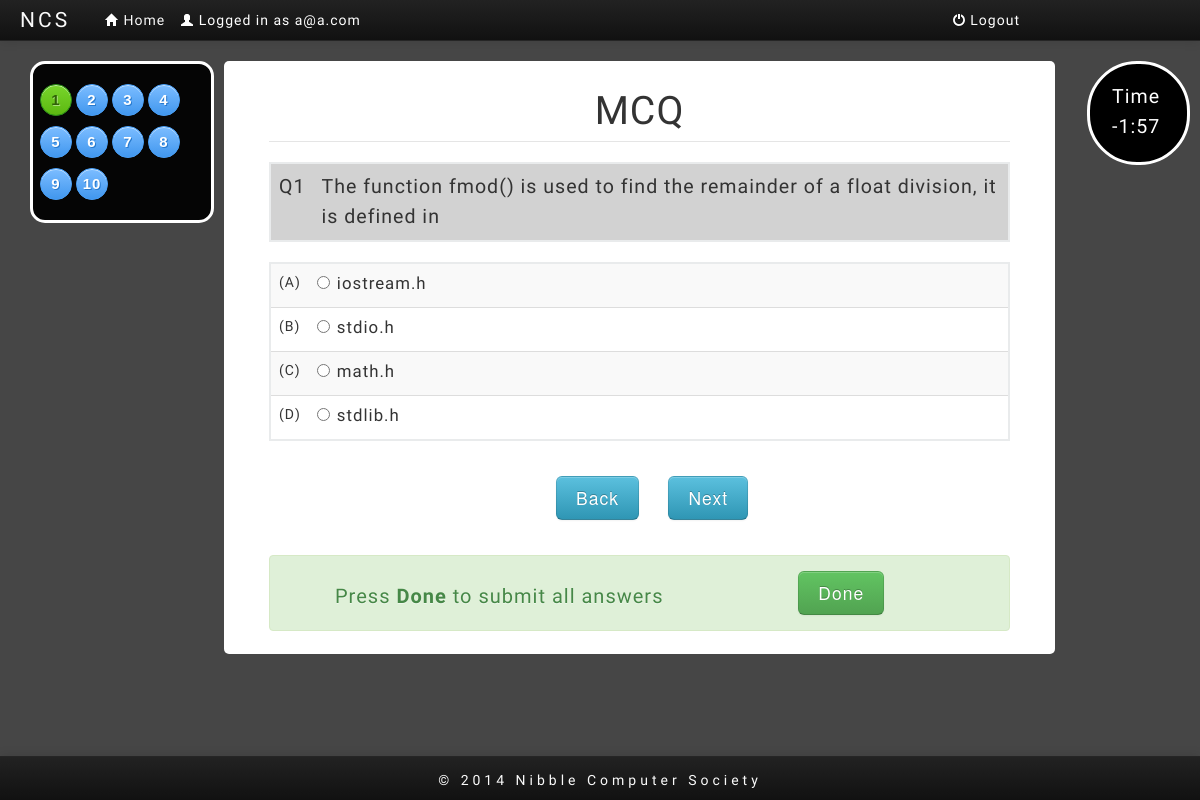
The page /mcq.php (signed in) on the database its author committed.
### tables this page shows
CREATE TABLE IF NOT EXISTS `questions` (
  `id` int(10) unsigned NOT NULL AUTO_INCREMENT,
  `question` longtext NOT NULL,
  `a` text NOT NULL,
  `b` text NOT NULL,
  `c` text NOT NULL,
  `d` text NOT NULL,
  `ans` varchar(4) NOT NULL,
  PRIMARY KEY (`id`)
);

### mcq.php (the view, shortened to what this page needs)
<!DOCTYPE html>
<html>
	<head>
		<link href="css/bootstrap.css" rel="stylesheet">
		<link href="css/mcqstyle.css" rel="stylesheet">
	</head>
	<body>
	<div class="navbar navbar-inverse">
		<div class="navbar navbar-static-top">
			<div class="navbar-inner">
				<a class="brand" id="brand" class="whitecolor">NCS
				</a>
				<ul class="nav">
				<?php
				echo '<li><a href="home.php"><i class="icon-home icon-white"></i> Home</a></li>';
				echo '<li><div id="logged-user"><i class="icon-user icon-white"></i> Logged in as ';
				if($_SESSION['logged'])
				{
					echo $_SESSION['username'];
				}
				else
					echo 'None';
				echo '</div></li>';
				echo '</ul>';
				if($_SESSION['logged'])
					echo  '<a href="logout.php" id="logout-link"><i class="icon-off icon-white"></i> Logout</a>';
				?>
			</div>
		</div>
	</div>
	<?php
		if($_SESSION['logged'])
		{
			if($_SESSION['id']<=$_SESSION['no_of_ques']+9)
				{
					if(array_key_exists($_SESSION['id']-1, $_SESSION['arr']))
						$c=$_SESSION['arr'][$_SESSION['id']-1];
					else
						$c=-1;
				}
			else
				$c=-1;
			include("components/db_connect.php");
			$q_sec="SELECT * FROM questions WHERE id='$c'";
			$result_sec=mysqli_query($con,$q_sec);
			$h_sec=mysqli_fetch_array($result_sec);
			if($_SESSION['id']<=$_SESSION['no_of_ques']+5)
				echo '<div id="time" ></div>';
			if($_SESSION['id']<=$_SESSION['no_of_ques']+5)
			{
				echo '<div class="container">';
				echo '<div id="question_links">';
				for ($link=0; $link < $_SESSION['no_of_ques']; $link++)
				{
					$button="linkbutton";
					if($link==$_SESSION['id']-1)
						$button="current_ques";
					echo "<a class='$button' id='buttons' href='link.php?question=$link'>".($link+1).'</a>';
				}
				echo '</div>';
			}
			$ques=htmlspecialchars($h_sec['question']);
			$no=intval($h_sec['id']);
			$op1=htmlspecialchars($h_sec['a']);
			$op2=htmlspecialchars($h_sec['b']);
			$op3=htmlspecialchars($h_sec['c']);
			$op4=htmlspecialchars($h_sec['d']);
			if($_SESSION['id']<=$_SESSION['no_of_ques']+5)
			{
				echo '<div class="container" id="mainarea">';
				?>
				<form action="mcq.php" method="POST">
					<legend>
						MCQ
					</legend>
					<table class="table">
						<tr class="question">
							<td>
								<?php echo 'Q' . $_SESSION['id'];?>
							</td>
							<td >
								<?php echo nl2br($ques);?>
							</td>
						</tr>
					</table>
					<table class="table table-striped">
						<tr>
							<td>
								(A)
							</td>
							<td>
								<label class="radio" for="a">
									<input id="a" type="radio" name="choice" value="<?php echo 'a' . $no;?>" <?php if(isset($x)) if($x==('a'.$no)) echo 'checked';?>/> <?php echo nl2br($op1); ?>
								</label>
							</td>
						</tr>
						<tr>
							<td>
								(B)
							</td>
							<td>
								<label class="radio" for="b">
									<input id="b" type="radio" name="choice" value="<?php echo 'b' . $no;?>" <?php if(isset($x)) if($x==('b'.$no)) echo 'checked';?>/> <?php echo nl2br($op2); ?>
								</label>
							</td>
						</tr>
						<tr>
							<td>
								(C)
							</td>
							<td>
								<label class="radio" for="c">
									<input id="c" type="radio" name="choice" value="<?php echo 'c' . $no; ?>" <?php if(isset($x)) if($x==('c'.$no)) echo 'checked';?>/> <?php echo nl2br($op3); ?>
								</label>
							</td>
						</tr>
						<tr>
							<td>
								(D)
							</td>
							<td>
								<label class="radio" for="d">
									<input id="d" type="radio" name="choice" value="<?php echo 'd' . $no; ?>" <?php if(isset($x)) if($x==('d'.$no)) echo 'checked';?>/> <?php echo nl2br($op4); ?>
								</label>
							</td>
						</tr>
					</table>
					<div id="button" class="prev-next">
						<input type="button" class="btn btn-info btn-large" value="Back" onclick="self.location='mcq.php?question=-9'">
						<input type="submit" class="btn btn-info btn-large" value="Next" name="submitted">
					</div>
					<div class="alert alert-success done">
					<p class="pull-left">Press <strong>Done</strong> to submit all answers</p>
					<div id="button">
						<input type="submit" onclick="finish(this.name)"  name="done" class="btn btn-success btn-large" value="Done">
					</div>
					</div>
				</form>
				<?php
			}
			echo '</div>';
			echo '</div>';
		}
		else
		{
			echo '<div class="container" id="content">';
			echo '<div class="container" id="mainarea2">';
			echo '<div class="alert alert-error"><strong>Error !</strong>  You need to login to continue</div>';
			echo '</div>';
			echo '</div>';
		}
	?>
	</body>
</html>

### css/mcqstyle.css (style rules this page uses)
body { background-color: rgb(70,70,70); letter-spacing: 1px; font-family: 'Sintony', sans-serif; min-width: 768px; padding-bottom: 40px; }
.container { width: 95%; }
#brand,.navbar-inverse .nav > li > a { color: rgb(250,250,250); }
#mainarea,#mainarea2 { background:rgb(255,255,255); width:65%; padding: 20px 45px 3px; }
#mainarea { float:left; border-radius: 5px; }
#button input { font-weight: 100; letter-spacing: 1px; }
#brand { letter-spacing: 3px; font-size: 1.5em; font-weight: 100; }
.table { border: 2px solid #e9ebec; }
#button { text-align: center; }
#button input { margin-left: 25px; }
legend { font-size:2.8em; font-weight: 100; text-align: center; padding: 10px 0px; }
.question td { background-color: rgb(210,210,210); letter-spacing: 1px; line-height: 30px; font-size: 1.4em; font-weight: 100; }
.table td:nth-child(1) { width:5%; }
.radio { letter-spacing: 1px; font-size: 1.2em; font-weight: 100; line-height: 22px; }
footer { text-align: center; font-size: 14px; letter-spacing: 4px; margin-top: 13px; color:rgb(250,250,250); }
#time { border:3px solid white; padding: 23px 20px 15px 22px; border-radius: 50px; width:55px; position: fixed; right: 10px; font-size: 1.4em; background-color: black; color:white; }
#logged-user { color:white; margin-top:10px; }
.alert { text-align: center; font-size: 1.8em; padding:30px; }
#question_links { width: 15%; margin: 0px 10px 0 0; border-radius: 15px; float: left; padding:10px 4px 20px 3px; border: 3px solid white; background: rgb(5,5,5); }
.linkbutton { -moz-box-shadow:inset 0px 1px 0px 0px #cae3fc; -webkit-box-shadow:inset 0px 1px 0px 0px #cae3fc; box-shadow:inset 0px 1px 0px 0px #cae3fc; background:-webkit-gradient( linear, left top, left bottom, color-stop(0.05, #79bbff), color-stop(1, #4197ee) ); background:-moz-linear-gradient( center top, #79bbff 5%, #4197ee 100% ); filter:progid:DXImageTransform.Microsoft.gradient(startColorstr='#79bbff', endColorstr='#4197ee'); background-color:#79bbff; -webkit-border-top-left-radius:42px; -moz-border-radius-topleft:42px; border-top-left-radius:42px; -webkit-border-top-right-radius:42px; -moz-border-radius-topright:42px; border-top-right-radius:42px; -webkit-border-bottom-right-radius:42px; -moz-border-radius-bottomright:42px; border-bottom-right-radius:42px; -webkit-border-bottom-left-radius:42px; -moz-border-radius-bottomleft:42px; border-bottom-left-radius:42px; text-indent:0; border:1px solid #469df5; display:inline-block; color:#ffffff; font-family:Arial; font-size:15px; font-weight:bold; font-style:normal; height:30px; line-height:30px; width:30px; text-decoration:none; text-align:center; text-shadow:1px 1px 0px #287ace; margin: 0px 0px 10px 5px; }
.current_ques { -webkit-border-bottom-right-radius:11px; -moz-border-radius-bottomright:11px; border-bottom-right-radius:11px; -webkit-border-bottom-left-radius:11px; -moz-box-shadow:inset 0px 1px 0px 0px #caefab; -webkit-box-shadow:inset 0px 1px 0px 0px #caefab; box-shadow:inset 0px 1px 0px 0px #caefab; background:-webkit-gradient( linear, left top, left bottom, color-stop(0.05, #77d42a), color-stop(1, #5cb811) ); background:-moz-linear-gradient( center top, #77d42a 5%, #5cb811 100% ); filter:progid:DXImageTransform.Microsoft.gradient(startColorstr='#77d42a', endColorstr='#5cb811'); background-color:#77d42a; -webkit-border-top-left-radius:42px; -moz-border-radius-topleft:42px; border-top-left-radius:42px; -webkit-border-top-right-radius:42px; -moz-border-radius-topright:42px; border-top-right-radius:42px; -webkit-border-bottom-right-radius:42px; -moz-border-radius-bottomright:42px; border-bottom-right-radius:42px; -webkit-border-bottom-left-radius:42px; -moz-border-radius-bottomleft:42px; border-bottom-left-radius:42px; text-indent:0; border:1px solid #268a16; display:inline-block; color:#306108; font-family:Arial; font-size:15px; font-weight:bold; font-style:normal; height:30px; line-height:30px; width:30px; text-decoration:none; text-align:center; text-shadow:1px 1px 0px #aade7c; margin: 0px 0px 10px 5px; }
#buttons { padding: 0px; margin: 10px 0px 0px 4px; }
#logout-link { color: white; float: right; text-decoration: none; margin: 10px 160px 0 0; }
.prev-next { padding: 15px; margin-bottom: 20px; }
.done { padding: 15px; }
.done p { font-size: 20px; margin: 15px 0 0 50px; }

### rows shown on the page
questions: question "The function fmod() is used to find the remainder of a float division, it is defined in", a "iostream.h", b "stdio.h", c "math.h", d "stdlib.h"

### other values the page prints
$_SESSION['username'] "a@a.com"
$_SESSION['id'] "1"
